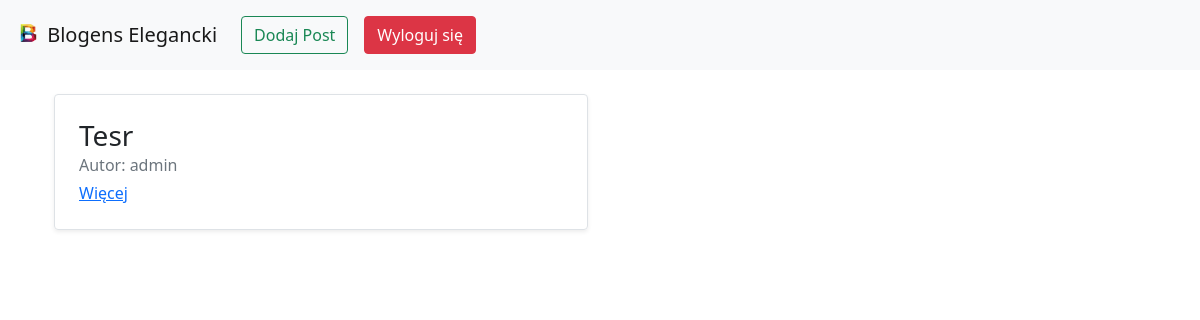
Page / (signed in) on the earlier database version.
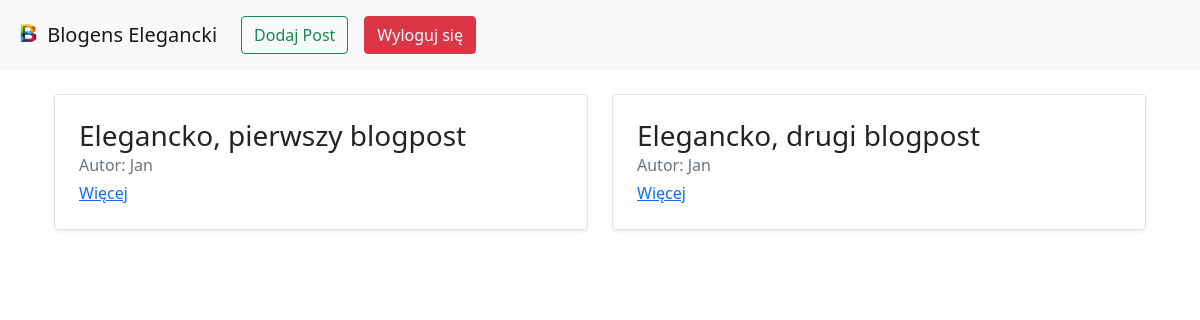
Same page on the later database version.
### blog/models.py (models this page shows, shortened)
class Post(models.Model):
    author = models.ForeignKey(User, on_delete=models.CASCADE)
    title = models.CharField(max_length=200)
    text = models.TextField()
    created_date = models.DateTimeField(default=timezone.now)

### blog/views.py (the view)
# urls.py: path('', PostsView.as_view(), name="post_list"),
class PostsView(ListView):
    model = Post
    template_name = 'post_list.html'

### blog/templates/post_list.html
{% extends 'index.html' %}
{% block content %}
    {% if user.is_authenticated %}
        <div class="container-lg mt-4">
        <div class="row mb-2">
        {% for post in object_list %}
            <div class="col-md-6">
                <div class="row g-0 border rounded overflow-hidden flex-md-row mb-4 shadow-sm h-md-250 position-relative">
                    <div class="col p-4 d-flex flex-column position-static">
                        <h3 class="mb-0">{{ post.title }}</h3>
                        <div class="mb-1 text-muted">Autor: {{ post.author }}</div>
                        <a href="{% url 'post_detail' post.pk %}" class="stretched-link">Więcej</a>
                    </div>
                </div>
            </div>
        {% endfor %}
    {% else %}
        <h1 class="position-absolute top-50 start-50 translate-middle">Zaloguj się aby móc korzytać z aplikacji</h1>
    {% endif %}
</div>
</div>
{% endblock %}

### blog/templates/index.html (shortened to what this page needs)
{% load static %}
<!doctype html>
<html lang="pl">
<head>
    <link href="https://cdn.jsdelivr.net/npm/bootstrap@5.0.1/dist/css/bootstrap.min.css" rel="stylesheet"
>
</head>
<body>
<nav class="navbar navbar-expand-lg navbar-light bg-light">
    <div class="container-fluid">
        <a class="navbar-brand" href="{% url 'post_list' %}">
            <img src="{% static 'bee.png' %}" alt="" width="30" height="24" class="d-inline-block align-text-top">
            Blogens Elegancki
        </a>
        <div class="collapse navbar-collapse" id="navbarSupportedContent">
            <ul class="navbar-nav me-auto mb-2 mb-lg-0">
                {% if user.is_authenticated %}
                    <li class="nav-item">
                        <a class="nav-link active" aria-current="page" href="{% url 'post_add' %}">
                            <button type="button" class="btn btn-outline-success">Dodaj Post</button>
                        </a>
                    </li>
                    <form class="d-flex">
                        <a class="nav-link active" href="{% url 'logout' %}">
                            <button type="button" class="btn btn-danger">Wyloguj się</button>
                        </a>
                    </form>
                {% else %}
                    <li class="nav-item">
                        <a class="nav-link active" aria-current="page" href="{% url 'login' %}">
                            <button type="button" class="btn btn-outline-success">Zaloguj się</button>
                        </a>
                    </li>
                {% endif %}
            </ul>
        </div>
    </div>
</nav>
<div class="container">
    {% block content %}
    {% endblock %}
</div>
</body>
</html>

Differences in the rows shown:
removed Post: title "Tesr", author "admin"
added Post: title "Elegancko, pierwszy blogpost", author "Jan"
added Post: title "Elegancko, drugi blogpost", author "Jan"
